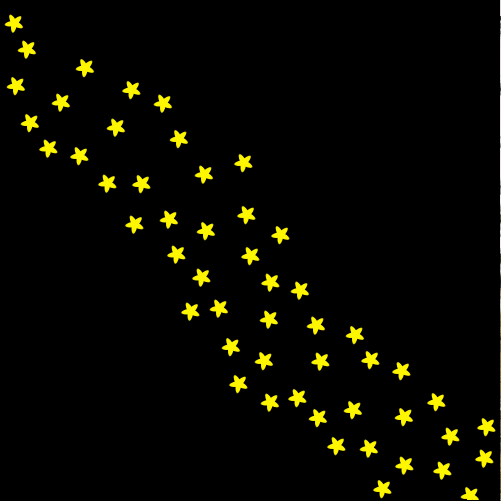
#> input picture img/atacamastarsonly1001.png, 1001 x 1001 px (shown at 1/2 size)
$ python rewardcoordinates.py
#> lines starting #> are read from the running program, lines starting #| are printed output that depends on the picture; after the words box and inside, x2 and y2 are one past the last pixel; in counts of white or black regions, pixels touching at a corner belong together
#> in colorcoord, imgmat is the input picture: shape (1001, 1001, 3); mean B, G, R 0.1, 8.3, 8.6
### src/color2reward.py
#!/usr/bin/env python3
# -*- coding: utf-8 -*-
"""
Created on Tue Mar 19 19:24:38 2019
@author: shohei
"""

import numpy as np
import matplotlib
matplotlib.use('TKAgg')
import matplotlib.pyplot as plt
from mpl_toolkits.axes_grid1.axes_divider import make_axes_locatable
from mpl_toolkits.axes_grid1.colorbar import colorbar
import cv2

def discrete_matshow(data, filename, vmin, vmax):
    #get discrete colormap
    cmap = plt.get_cmap('plasma', (vmax - vmin))
    # set limits .5 outside true range
    mat = plt.matshow(data, cmap=cmap, vmin=vmin, vmax=vmax)
    #tell the colorbar to tick at integers
    cax = plt.colorbar(mat, )
    plt.savefig(filename)

def color_detect(img): # assign reward value: -1
    # transform to HSV color space
    # Hue [0, 179], Saturation [0, 255], Value [0, 255]
    hsv = cv2.cvtColor(img, cv2.COLOR_BGR2HSV)
#> hsv: shape (1001, 1001, 3); mean H, S, V 1.2, 9.6, 8.6

    # red region 1
    hsv_min_red = np.array([0, 127, 0])
    hsv_max_red = np.array([30, 255, 255])
    mask1_red = cv2.inRange(hsv, hsv_min_red, hsv_max_red)
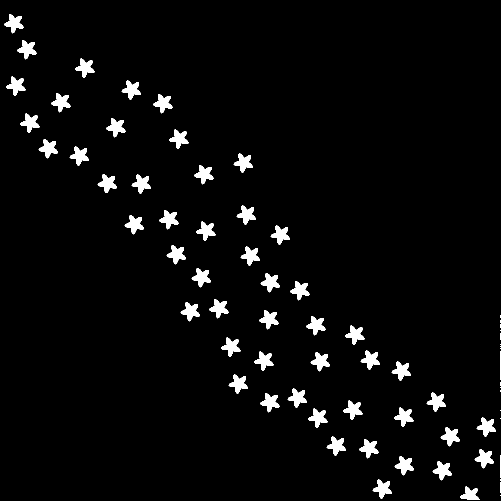
#> mask1_red: shape (1001, 1001) (shown at 1/2 size); 3.8% white; 88 white regions (34 under 20 px), largest, box (x1, y1, x2, y2) and area: (8, 28, 47, 67) 727, (34, 80, 73, 119) 727, (150, 117, 189, 156) 727
    # red region 2
    hsv_min_red = np.array([150, 127, 0])
    hsv_min_red = np.array([179, 255, 255])
    mask2_red = cv2.inRange(hsv, hsv_min_red, hsv_max_red)
#> mask2_red: shape (1001, 1001); every value is 0

    # light gray region 1
    hsv_min_lgray = np.array([0, 0, 160])
    hsv_max_lgray = np.array([100, 20, 255])
    mask1_lgray = cv2.inRange(hsv, hsv_min_lgray, hsv_max_lgray)
#> mask1_lgray: shape (1001, 1001); 0.01% white in thin lines or dots, all inside (x1, y1, x2, y2) = (1000, 31, 1001, 612)
    # light gray region 2
    hsv_min_lgray = np.array([10, 0, 120])
    hsv_max_lgray = np.array([20, 50, 180])
    mask2_lgray = cv2.inRange(hsv, hsv_min_lgray, hsv_max_lgray)
#> mask2_lgray: shape (1001, 1001); 0% white in thin lines or dots, all inside (x1, y1, x2, y2) = (1000, 622, 1001, 818)

    # dark gray region
    hsv_min_dgray = np.array([85, 0, 0])
    hsv_max_dgray = np.array([140, 140, 140])
    mask_dgray = cv2.inRange(hsv, hsv_min_dgray, hsv_max_dgray)

    # salmon pink region 1
    hsv_min_spink = np.array([0, 0, 110])
    hsv_max_spink = np.array([5, 110, 255])
    mask1_spink = cv2.inRange(hsv, hsv_min_spink, hsv_max_spink)
#> mask1_spink: shape (1001, 1001); 0% white in thin lines or dots, all inside (x1, y1, x2, y2) = (1000, 31, 1001, 494)
    # salmon pink region 2
    hsv_min_spink = np.array([175, 0, 110])
    hsv_max_spink = np.array([179, 110, 255])
    mask2_spink = cv2.inRange(hsv, hsv_min_spink, hsv_max_spink)
#> mask2_spink: shape (1001, 1001); 0% white in thin lines or dots, all inside (x1, y1, x2, y2) = (1000, 198, 1001, 493)

    # white region
    hsv_min_white = np.array([0, 0, 200])
    hsv_max_white = np.array([360, 255, 255])
    mask_white = cv2.inRange(hsv, hsv_min_white, hsv_max_white)
#> mask_white: shape (1001, 1001); 3.2% white; 63 white regions (5 under 20 px), largest, box (x1, y1, x2, y2) and area: (10, 30, 45, 65) 612, (36, 82, 71, 117) 612, (152, 119, 187, 154) 612

    # yellow region
    hsv_min_yellow = np.array([0, 75, 120])
    hsv_max_yellow = np.array([60, 150, 200])
    mask_yellow = cv2.inRange(hsv, hsv_min_yellow, hsv_max_yellow)
#> mask_yellow: shape (1001, 1001); 0.02% white in thin lines or dots, all inside (x1, y1, x2, y2) = (1000, 577, 1001, 1000)

    # green region
    hsv_min_green = np.array([100, 150, 100])
    hsv_max_green = np.array([140, 255, 200])
    mask_green = cv2.inRange(hsv, hsv_min_green, hsv_max_green)

    #stars
    hsv_min_star = np.array([29,255,255])
    hsv_max_star = np.array([29,255,255])
    mask_star = cv2.inRange(hsv, hsv_min_star, hsv_max_star)
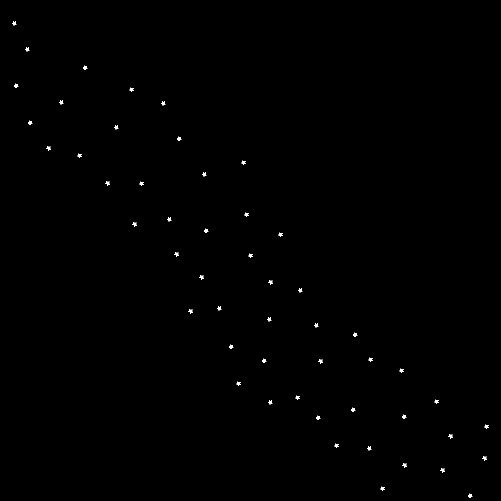
#> mask_star: shape (1001, 1001) (shown at 1/2 size); 0.21% white; 52 white regions, largest, box (x1, y1, x2, y2) and area: (24, 42, 33, 51) 41, (50, 94, 59, 103) 41, (166, 131, 175, 140) 41

    return mask_star, mask1_red+mask2_red, mask1_lgray+mask2_lgray, mask_dgray, mask1_spink+mask2_spink, mask_white, mask_yellow, mask_green

def image2reward(image_file, matvals=True, saveimage=True):

    # initialization
    if matvals == True:
        img = image_file
    else:
        img = cv2.imread(image_file)

    rewardMatrix = np.zeros((img.shape[0], img.shape[1]))

    # extract specific color pixels (each mask * has 966*1048 pixels)
    mask_star, mask_red, mask_lgray, mask_dgray, mask_spink, mask_white, mask_yellow, mask_green = color_detect(img)
#> mask_lgray: shape (1001, 1001); 0.01% white in thin lines or dots, all inside (x1, y1, x2, y2) = (1000, 31, 1001, 818)
    #print(mask_red.shape, mask_lgray.shape, mask_dgray.shape, mask_spink.shape)

    # from each mask *, extract the color regions
    index_red = np.vstack((np.where(mask_red == 255)[0], np.where(mask_red == 255)[1]))
    index_lgray = np.vstack((np.where(mask_lgray == 255)[0], np.where(mask_lgray == 255)[1]))
    index_dgray = np.vstack((np.where(mask_dgray == 255)[0], np.where(mask_dgray == 255)[1]))
#> index_dgray = empty array
    index_spink = np.vstack((np.where(mask_spink == 255)[0], np.where(mask_spink == 255)[1]))
    index_white = np.vstack((np.where(mask_white == 255)[0], np.where(mask_white == 255)[1]))
    index_yellow = np.vstack((np.where(mask_yellow == 255)[0], np.where(mask_yellow == 255)[1]))
    index_green = np.vstack((np.where(mask_green == 255)[0], np.where(mask_green == 255)[1]))
#> index_green = empty array
    index_star = np.vstack((np.where(mask_star == 255)[0], np.where(mask_star == 255)[1]))

    # add reward points to the initial reward heatmap (np.zeros((img.shape[0], img.shape[1])))
    for i in range(index_yellow.shape[1]):
        rewardMatrix[index_yellow[0][i]][index_yellow[1][i]] = 1

    for i in range(index_red.shape[1]):
        rewardMatrix[index_red[0][i]][index_red[1][i]] = -5
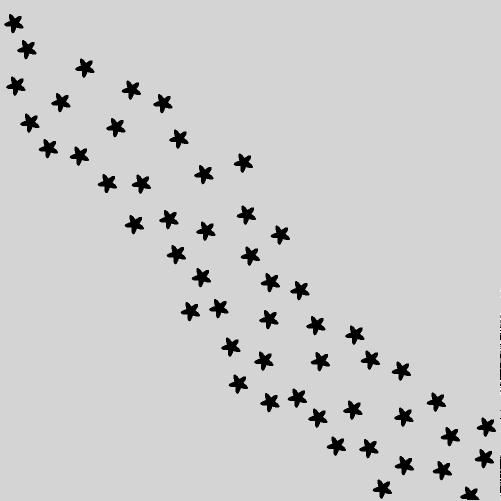
#> rewardMatrix: shape (1001, 1001) float64 (shown at 1/2 size); min -5, max 1, mean -0.189; drawn with min black and max white

    for i in range(index_dgray.shape[1]):
        rewardMatrix[index_dgray[0][i]][index_dgray[1][i]] = -3

    for i in range(index_spink.shape[1]):
        rewardMatrix[index_spink[0][i]][index_spink[1][i]] = -2
#> rewardMatrix: shape (1001, 1001) float64; under 0.01% of pixels changed, all inside (x1, y1, x2, y2) = (1000, 31, 1001, 494)

    for i in range(index_lgray.shape[1]):
        rewardMatrix[index_lgray[0][i]][index_lgray[1][i]] = 10
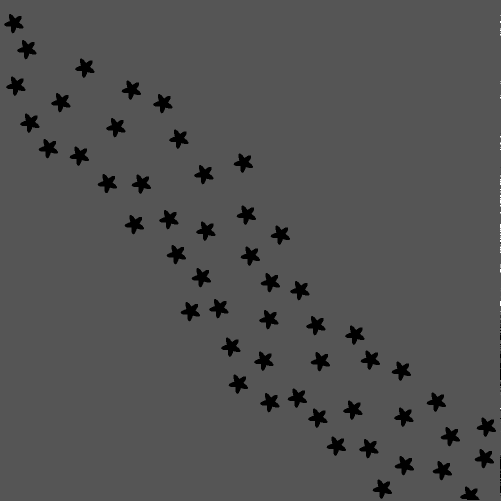
#> rewardMatrix: shape (1001, 1001) float64 (shown at 1/2 size); min -5, max 10, mean -0.188; drawn with min black and max white

    for i in range(index_white.shape[1]):
        rewardMatrix[index_white[0][i]][index_white[1][i]] = 2
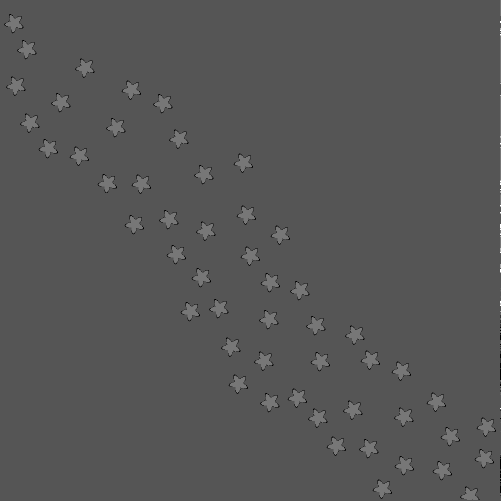
#> rewardMatrix: shape (1001, 1001) float64 (shown at 1/2 size); 3.2% of pixels changed, all inside (x1, y1, x2, y2) = (10, 0, 1001, 1000); drawn with min black and max white

    for i in range(index_green.shape[1]):
        rewardMatrix[index_green[0][i]][index_green[1][i]] = 5

    for i in range(index_star.shape[1]):
        rewardMatrix[index_star[0][i]][index_star[1][i]] = 50
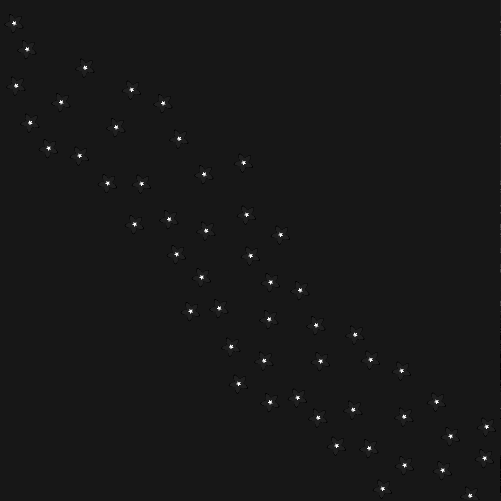
#> rewardMatrix: shape (1001, 1001) float64 (shown at 1/2 size); 0.21% of pixels changed, all inside (x1, y1, x2, y2) = (24, 42, 978, 996); drawn with min black and max white

    if saveimage:
        discrete_matshow(rewardMatrix, '../img/heatmap.png', vmin=rewardMatrix.min(), vmax=rewardMatrix.max())
#> in discrete_matshow, `plt.savefig(filename)`:
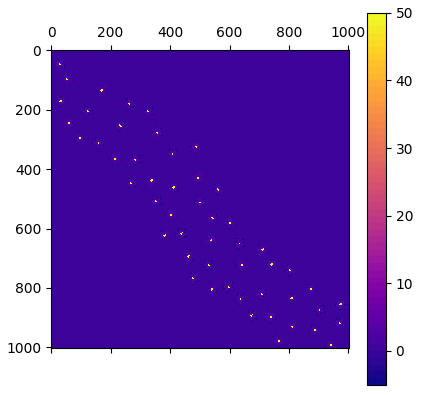
#> figure drawn by matplotlib, 2 panels


    return rewardMatrix

# [40 lines left out: functions goals, main, not called in this run]

# [2 lines that do not run on import are left out]

### src/rewardcoordinates.py
import numpy as np
import matplotlib
matplotlib.use('TKAgg')
import matplotlib.pyplot as plt
from color2reward import image2reward
import cv2


def discrete_matshow(data, filename, vmin, vmax):
    #get discrete colormap
    cmap = plt.get_cmap('jet', (vmax - vmin))
    # set limits .5 outside true range
    mat = plt.matshow(data, cmap=cmap, vmin=vmin, vmax=vmax)
    #tell the colorbar to tick at integers
    cax = plt.colorbar(mat, )
    plt.savefig(filename)

def colorcoord(img):
    imgmat = cv2.imread(img)

#> (the run stopped early here; a loop or call above may not have finished)

$ run again, with img/atacamastarsonly2001.png copied over img/atacamastarsonly1001.png
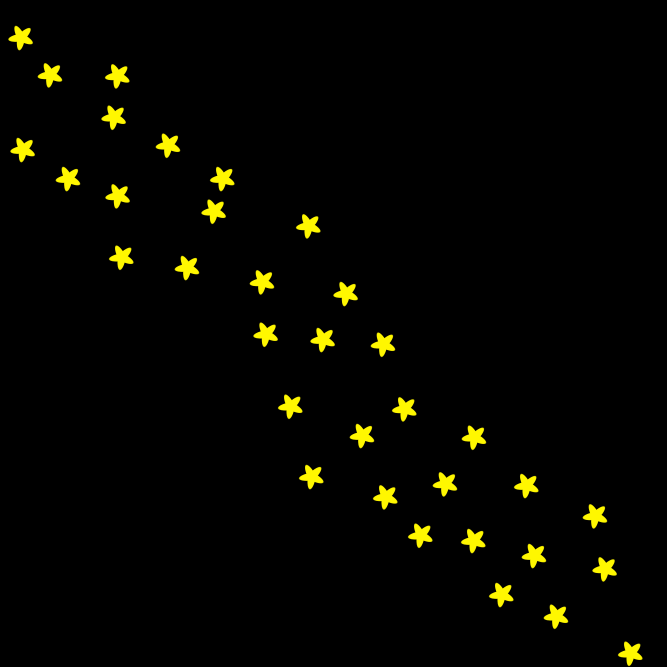
#> input picture img/atacamastarsonly2001.png, 2001 x 2001 px (shown at 1/3 size)
#> in colorcoord, imgmat is the input picture: shape (2001, 2001, 3); mean B, G, R 0, 5.6, 5.7
#> hsv: shape (2001, 2001, 3); mean H, S, V 0.7, 6.3, 5.7
#> mask1_red: shape (2001, 2001); 2.5% white; 34 white regions, largest, box (x1, y1, x2, y2) and area: (24, 76, 100, 152) 2890, (112, 188, 188, 264) 2890, (314, 191, 390, 267) 2890
#> mask2_red: shape (2001, 2001); every value is 0
#> mask_white: shape (2001, 2001); 2.2% white; 34 white regions, largest, box (x1, y1, x2, y2) and area: (26, 78, 98, 150) 2571, (114, 190, 186, 262) 2571, (316, 193, 388, 265) 2571
#> mask_star: shape (2001, 2001); 1.9% white; 34 white regions, largest, box (x1, y1, x2, y2) and area: (29, 81, 95, 147) 2202, (117, 193, 183, 259) 2202, (319, 196, 385, 262) 2202
#> index_lgray = empty array
#> after the loop in image2reward, `for i in range(index_star.shape[1]):`:
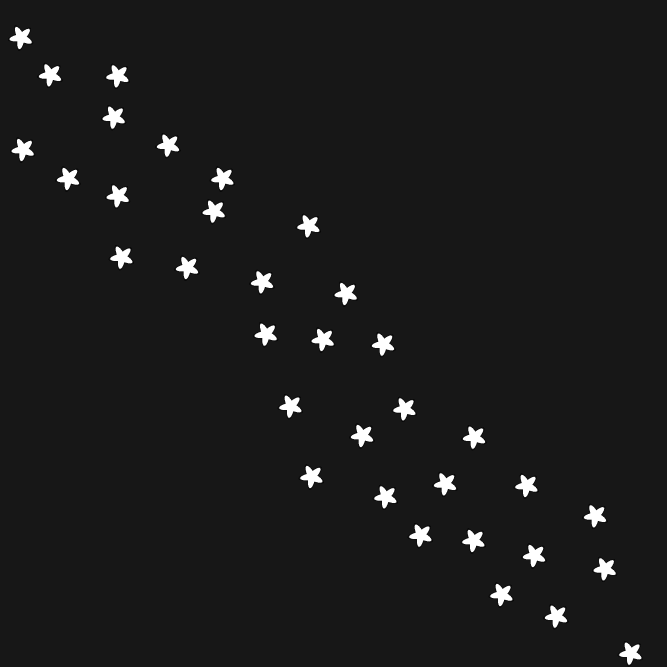
#> rewardMatrix: shape (2001, 2001) float64 (shown at 1/3 size); min -5, max 50, mean 0.9; drawn with min black and max white
#> in discrete_matshow, `plt.savefig(filename)`:
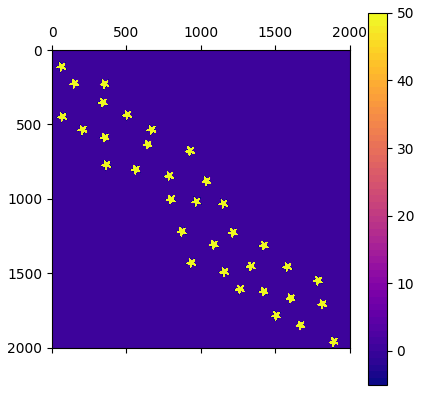
#> figure drawn by matplotlib, 2 panels
